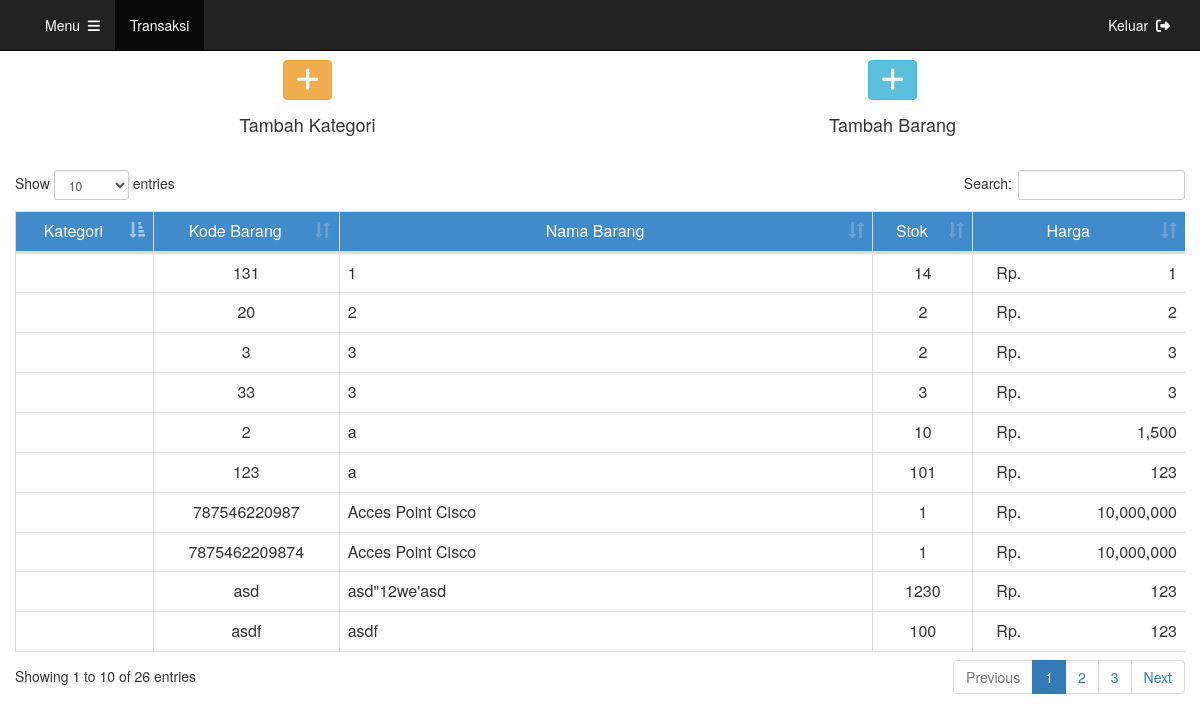
The app's page /stok/stok.php (signed in) with its own data.
### tables this page shows
CREATE TABLE `stok` (
  `id` int(11) NOT NULL,
  `nama_kategori` varchar(255) NOT NULL,
  `kode_barang` varchar(255) NOT NULL,
  `nama_barang` varchar(255) NOT NULL,
  `jumlah_barang` int(11) NOT NULL,
  `kode_satuan` varchar(255) NOT NULL,
  `harga` int(11) NOT NULL
);

### stok/stok.php (the view, shortened to what this page needs)
<?php
include '../connectdb.php';
?>
<!DOCTYPE html>
<html lang="en">
  <head>
    <?php include "../import.php" ?>
  </head>
  <body>
    <?php include "../header.php" ?>
    <div class="container" role="main" style="margin-top: 60px;">
      <div class="row">
        <div class="col-md-6">
          <center>
            <div class="form-group">
              <a href="kategori.php"><button class="btn btn-warning" style="font-size: 26px;padding: 0px,0px,5px,5px;"><i class="fas fa-plus"></i></button></a>
            </div>
            <div class="form-group">
              <h4>Tambah Kategori</h4>
            </div>
          </center>
        </div>
        <div class="col-md-6">
          <center>
            <div class="form-group">
              <button class="btn btn-info" data-toggle="modal" data-target="#add" style="font-size: 26px;padding: 0px,0px,5px,5px;"><i class="fas fa-plus"></i></button>
            </div>
            <div class="form-group">
              <h4>Tambah Barang</h4>
            </div>
          </center>
        </div>
      </div>
      <br>
      <div class="row">
        <div class="table-responsive">
          <table class="table table-bordered table-hover" id="stok">
            <thead>
               <td class="text-center" style="background-color:#428BCA;color:#FFF">Kategori</td>
               <td class="text-center" style="background-color:#428BCA;color:#FFF">Kode Barang</td>
               <td class="text-center" style="background-color:#428BCA;color:#FFF">Nama Barang</td>
               <td class="text-center" style="background-color:#428BCA;color:#FFF">Stok</td>
               <td class="text-center" style="background-color:#428BCA;color:#FFF">Harga</td>
            </thead>
            <?php
            $query = "SELECT * FROM stok ORDER BY nama_barang ASC";
            $result = mysqli_query($con, $query);
            while($row = mysqli_fetch_array($result))
            {
              echo '
              <tr id="'.$row["id"].'" data-toggle="modal" data-target="#edit"
              data-id="'.$row["id"].'"
              data-namakategori="'.$row["id_kategori"].'"
              data-kodebarang="'.$row["kode_barang"].'"
              data-namabarang="'.$row["nama_barang"].'"
              data-jumlahbarang="'.$row["jumlah_barang"].'"
              data-harga="'.$row["harga"].'"
              style="cursor:pointer;">
              <td class="text-center">'.$row["id_kategori"].'</td>
              <td class="text-center">'.$row["kode_barang"].'</td>
              <td class="text-left" id="'.$row["kode_barang"].'_edit">'.$row["nama_barang"].'</td>
              <td class="text-center">'.$row["jumlah_barang"].'</td>
              <td class="text-right"><span class="col-xs-1 text-right">Rp.</span><span id="'.$row["kode_barang"].'">'.number_format($row["harga"],0).'</span></td>
              </tr>';
            }
            ?>
          </table>
        </div>
      </div>
    </div>
  </body>
</html>

### records on screen
stok: kode_barang "131", nama_barang "1", jumlah_barang "14", harga "1"
stok: kode_barang "20", nama_barang "2", jumlah_barang "2", harga "2"
stok: kode_barang "3", nama_barang "3", jumlah_barang "2", harga "3"
stok: kode_barang "33", nama_barang "3", jumlah_barang "3", harga "3"
stok: kode_barang "2", nama_barang "a", jumlah_barang "10", harga "1,500"
stok: kode_barang "123", nama_barang "a", jumlah_barang "101", harga "123"
stok: kode_barang "787546220987", nama_barang "Acces Point Cisco", jumlah_barang "1", harga "10,000,000"
stok: kode_barang "7875462209874", nama_barang "Acces Point Cisco", jumlah_barang "1", harga "10,000,000"
stok: kode_barang "asd", nama_barang "asd\"12we'asd", jumlah_barang "1230", harga "123"
stok: kode_barang "asdf", nama_barang "asdf", jumlah_barang "100", harga "123"
